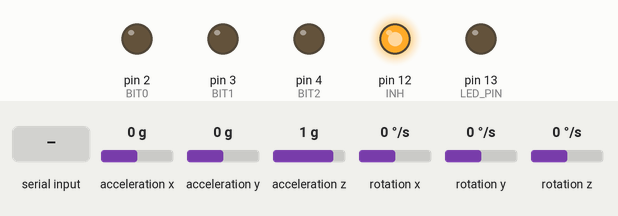
Simulated run of this sketch. Board: Arduino Nano, built with avr-gcc and run on an emulated ATmega328P. Shown: output pins drawn as LEDs (lit = HIGH). Wiring (inferred from the names in the program): MPU-6050 motion sensor at I2C address 0x69; MPU-6050 motion sensor at I2C address 0x68. Dashed ring = blinking. The inputs (shaded band) are chosen by the test bench; at power-on: acceleration z 1 g, acceleration x 0 g, acceleration y 0 g, rotation x 0 °/s, rotation y 0 °/s, rotation z 0 °/s. What the sketch prints to the serial monitor is not drawn.

Above: at 2.3 s.
2.4 s: "a" received over the second serial link
At 3.84 s:
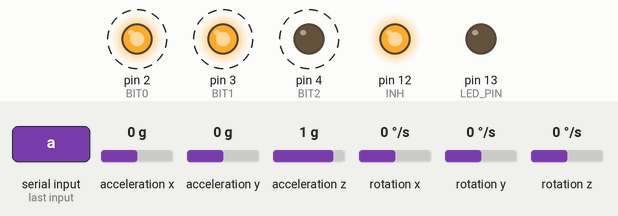
5.4 s: acceleration z set to -1.4 g
8.4 s: acceleration x set to -1.4 g
At 8.93 s:
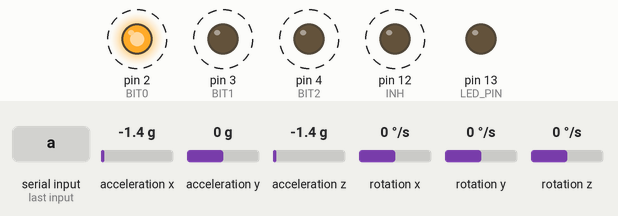
11.4 s: acceleration y set to 0.8 g
14.4 s: rotation x set to -192 °/s
17.4 s: acceleration y set to -1.4 g
Timing chart, 0 to 21.4 s (numbered marks = the images above; inputs shaded):
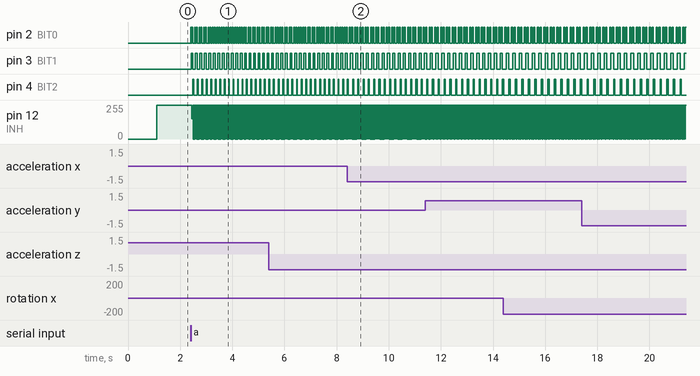

The sketch:

obtain-smu6050-values-for-matlab-bt.ino
```cpp
#include "Wire.h"
#include "SoftwareSerial.h"

int16_t ax, ay, az, Tmp;
int16_t gx, gy, gz;
bool start = false;

#define LED_PIN 13
#define BIT0 2
#define BIT1 3
#define BIT2 4
#define INH  12
const int MPU=0x68;  // I2C address of the MPU-6050 This is valid only when AD0 is HIGH
unsigned char incomingByte = '\0';

SoftwareSerial bluetooth(10, 11); //TX, RX (Bluetooth)

void setup() {

  Serial.begin(9600);
  bluetooth.begin(115200);

  Serial.println("INICIALIZANDO...");
  pinMode(LED_PIN, OUTPUT);
  pinMode(BIT0, OUTPUT);
  pinMode(BIT1, OUTPUT);
  pinMode(BIT2, OUTPUT);
  pinMode(INH, OUTPUT);

  digitalWrite(INH, LOW); //Ativa inibição
  delay(100);

  Wire.begin();
  Wire.beginTransmission(0x69);
  Wire.write(0x6B);  // PWR_MGMT_1 register
  Wire.write(0);     // set to zero (wakes up the MPU-6050)
  Wire.endTransmission(true);
  delay(1000);

  digitalWrite(INH, HIGH);
  Serial.println("FIM DA INICIALIZAÇÃO");}

void loop() {

  if(bluetooth.available()){
    incomingByte = bluetooth.read();
    if(incomingByte == 'a'){
      start = true;
      Serial.println("OK");
    }
  }
  if(start){
    for(int i=0; i<5; i++){
      setSensor(i);
      delay(1);
      readData();
      Serial.println(ax);
      bluetooth.print(ax); bluetooth.print(",");
      Serial.println(ay);
      bluetooth.print(ay); bluetooth.print(",");
      Serial.println(az);
      bluetooth.print(az); bluetooth.print(",");
      Serial.println(gx);
      bluetooth.print(gx); bluetooth.print(",");
      Serial.println(gy);
      bluetooth.print(gy); bluetooth.print(",");
      Serial.println(gz);
      bluetooth.print(gz); bluetooth.println(",");
//      delay(1000);
    }
  }

  //  for(int i=0; i<5; i++){
//    setSensor(i);
//    delay(10);
//    readData();
//    printData();
//    delay(1000);
//  };

}

void setSensor(int num){

  if(num == 0){
    digitalWrite(INH, LOW);
    Serial.println("Setando 0");
    //bluetooth.println("Setando 0");
    digitalWrite(BIT0, LOW);
    digitalWrite(BIT1, LOW);
    digitalWrite(BIT2, LOW);
    digitalWrite(INH, HIGH);
  }
  else if(num == 1){
    digitalWrite(INH, LOW);
    Serial.println("Setando 1");
//    bluetooth.println("Setando 1");
    digitalWrite(BIT0, HIGH);
    digitalWrite(BIT1, LOW);
    digitalWrite(BIT2, LOW);
    digitalWrite(INH, HIGH);
  }
  else if(num == 2){
    digitalWrite(INH, LOW);
    Serial.println("Setando 2");
//    bluetooth.println("Setando 2");
    digitalWrite(BIT0, LOW);
    digitalWrite(BIT1, HIGH);
    digitalWrite(BIT2, LOW);
    digitalWrite(INH, HIGH);
  }
  else if(num == 3){
    digitalWrite(INH, LOW);
    Serial.println("Setando 3");
//    bluetooth.println("Setando 3");
    digitalWrite(BIT0, HIGH);
    digitalWrite(BIT1, HIGH);
    digitalWrite(BIT2, LOW);
    digitalWrite(INH, HIGH);
  }
  else if(num == 4){
    digitalWrite(INH, LOW);
    Serial.println("Setando 4");
//    bluetooth.println("Setando 4");
    digitalWrite(BIT0, LOW);
    digitalWrite(BIT1, LOW);
    digitalWrite(BIT2, HIGH);
    digitalWrite(INH, HIGH);
  }
  else if(num == 5){
    digitalWrite(INH, LOW);
    Serial.println("Setando 5");
//    bluetooth.println("Setando 5");
    digitalWrite(BIT0, HIGH);
    digitalWrite(BIT1, LOW);
    digitalWrite(BIT2, HIGH);
    digitalWrite(INH, HIGH);
  }
  else if(num == 6){
    digitalWrite(INH, LOW);
    Serial.println("Setando 6");
//    bluetooth.println("Setando 6");
    digitalWrite(BIT0, LOW);
    digitalWrite(BIT1, HIGH);
    digitalWrite(BIT2, HIGH);
    digitalWrite(INH, HIGH);
  }
  else if(num == 7){
    digitalWrite(INH, LOW);
    Serial.println("Setando 7");
//    bluetooth.println("Setando 7");
    digitalWrite(BIT0, HIGH);
    digitalWrite(BIT1, HIGH);
    digitalWrite(BIT2, HIGH);
    digitalWrite(INH, HIGH);
  }
}

void readData(){
  Wire.beginTransmission(MPU);    // I2C address code thanks to John Boxall
  Wire.write(0x3B);               // starting with register 0x3B (ACCEL_XOUT_H)
  Wire.endTransmission(false);
  Wire.requestFrom(MPU,14,true);  // request a total of 14 registers
  ax=Wire.read()<<8|Wire.read();  // 0x3B (ACCEL_XOUT_H) & 0x3C (ACCEL_XOUT_L)
  ay=Wire.read()<<8|Wire.read();  // 0x3D (ACCEL_YOUT_H) & 0x3E (ACCEL_YOUT_L)
  az=Wire.read()<<8|Wire.read();  // 0x3F (ACCEL_ZOUT_H) & 0x40 (ACCEL_ZOUT_L)
  Tmp=Wire.read()<<8|Wire.read(); // 0x41 (TEMP_OUT_H) & 0x42 (TEMP_OUT_L)
  gx=Wire.read()<<8|Wire.read();  // 0x43 (GYRO_XOUT_H) & 0x44 (GYRO_XOUT_L)
  gy=Wire.read()<<8|Wire.read();  // 0x45 (GYRO_YOUT_H) & 0x46 (GYRO_YOUT_L)
  gz=Wire.read()<<8|Wire.read();  // 0x47 (GYRO_ZOUT_H) & 0x48 (GYRO_ZOUT_L)
  Wire.endTransmission(true);
}

void printData(){
  Serial.print("AcX = "); Serial.print(ax);
  bluetooth.print("Acel. X = "); //bluetooth.print(ax);
  bluetooth.write(ax);
  Serial.print(" | AcY = "); Serial.print(ay);
  bluetooth.print(" | Y = "); bluetooth.print(ay);
  Serial.print(" | AcZ = "); Serial.print(az);
  bluetooth.print(" | Z = "); bluetooth.print(az);
  //Serial.print(" | Tmp = "); Serial.print(Tmp/340.00+36.53);  //equation for temperature in degrees C from datasheet
  Serial.print(" | GyX = "); Serial.print(gx);
  bluetooth.print(" | Gir. X = "); bluetooth.print(gx);
  Serial.print(" | GyY = "); Serial.print(gy);
  bluetooth.print(" | Y = "); bluetooth.print(gy);
  Serial.print(" | GyZ = "); Serial.println(gz);
  bluetooth.print(" | Z = "); bluetooth.println(gz);
  Serial.println();
  bluetooth.println();
}
```

Measured:
- after the input at 2.4 s, pin 2 (BIT0): alternates HIGH for 0.03 s and LOW for 0.03 s, starting at once; pin 3 (BIT1): alternates HIGH for 0.07 s and LOW for 0.10 s, starting at once
- after the input at 8.4 s, pin 2 (BIT0): alternates HIGH for 0.04 s and LOW for 0.06 s, starting after 0.29 s
